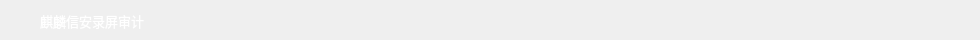
   <widget class="QWidget" name="TitleBar" native="true">
    <property name="geometry">
     <rect>
      <x>0</x>
      <y>0</y>
      <width>980</width>
      <height>40</height>
     </rect>
    </property>
    <property name="mouseTracking">
     <bool>true</bool>
    </property>
    <property name="focusPolicy">
     <enum>Qt::ClickFocus</enum>
    </property>
    <property name="styleSheet">
     <string notr="true">QWidget#TitleBar{
background-color: #2d2d2d;
border-top-left-radius: 8px;
border-top-right-radius: 8px;
}</string>
    </property>
    <widget class="QPushButton" name="exit">
     <property name="geometry">
      <rect>
       <x>938</x>
       <y>2</y>
       <width>41</width>
       <height>41</height>
      </rect>
     </property>
     <property name="styleSheet">
      <string notr="true">border: none;
</string>
     </property>
     <property name="text">
      <string/>
     </property>
     <property name="icon">
      <iconset resource="../data/src.qrc">
       <normaloff>:/images/clear_icon.svg</normaloff>:/images/clear_icon.svg</iconset>
     </property>
     <property name="iconSize">
      <size>
       <width>14</width>
       <height>14</height>
      </size>
     </property>
    </widget>
    <widget class="QLabel" name="label">
     <property name="geometry">
      <rect>
       <x>16</x>
       <y>14</y>
       <width>16</width>
       <height>16</height>
      </rect>
     </property>
     <property name="styleSheet">
      <string notr="true">background-image: url(:/images/a16px.png);</string>
     </property>
     <property name="text">
      <string/>
     </property>
    </widget>
    <widget class="QLabel" name="label_2">
     <property name="geometry">
      <rect>
       <x>40</x>
       <y>5</y>
       <width>111</width>
       <height>31</height>
      </rect>
     </property>
     <property name="font">
      <font>
       <family>Sans Serif</family>
       <pointsize>10</pointsize>
      </font>
     </property>
     <property name="styleSheet">
      <string notr="true">color:#fff
</string>
     </property>
     <property name="text">
      <string>麒麟信安录屏审计</string>
     </property>
    </widget>
    <widget class="QPushButton" name="minimize">
     <property name="geometry">
      <rect>
       <x>906</x>
       <y>2</y>
       <width>31</width>
       <height>41</height>
      </rect>
     </property>
     <property name="styleSheet">
      <string notr="true">border:none;
</string>
     </property>
     <property name="text">
      <string/>
     </property>
     <property name="icon">
      <iconset resource="../data/src.qrc">
       <normaloff>:/images/minus-tiny.svg</normaloff>:/images/minus-tiny.svg</iconset>
     </property>
    </widget>
   </widget>
